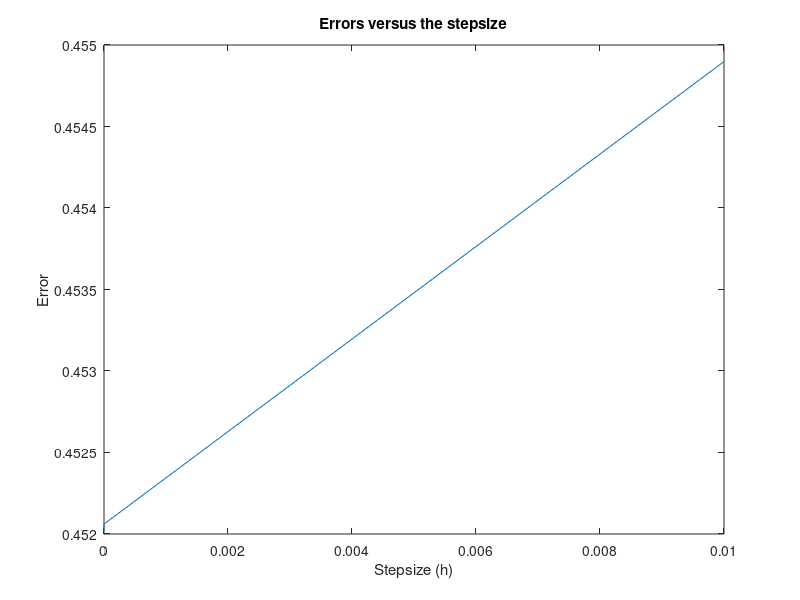

MATLAB code for this plot:
x = .5; % Setting x = .5
trueval = ((1/(sqrt(2*pi)))*(-x)*exp(((-(x))^2)/2)); % Solving for the truevalue of the function
bvalues = [0.225985896662451,0.226030305583436,0.226030416605738,0.226030696492963,0.226058668976181,0.228868123709547]; % Bringing in solved values from 2_4b without using Global variables
s = [10^(-12),10^(-10),10^(-8),10^(-6),10^(-4),10^(-2)]; % Bringing in stepsizes from 2_4b without using Global variables
for l = 1:length(bvalues) % Going through each point of data from the 2_4b solutions
    error(l) = abs(bvalues(l) - trueval); % Solving for error and placing data in matrix error()
end
plot(s,error) % Plotting calculated error compared to the stepsizes given (h = s)
title('Errors versus the stepsize') % Adds title
ylabel('Error');xlabel('Stepsize (h)') % x & y labels